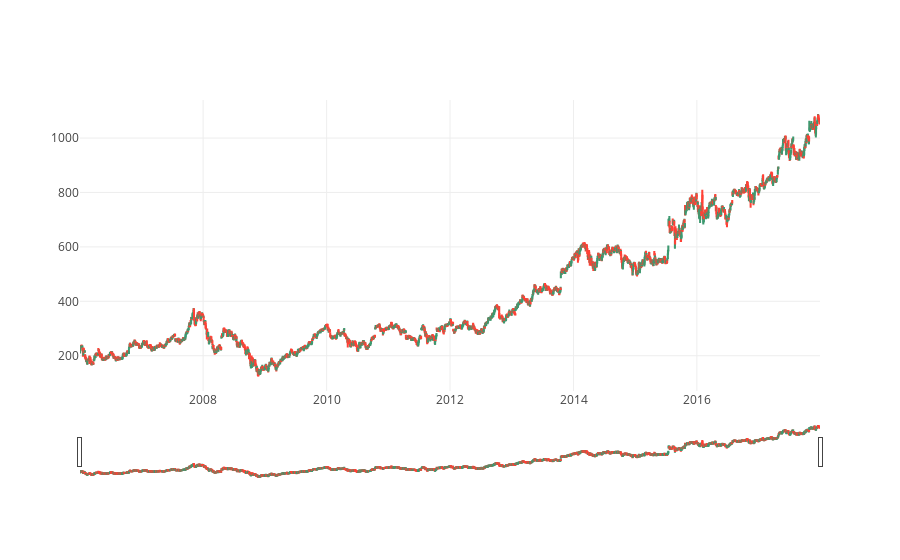

This figure's notebook cell:
### Code cell
# Candlestick chart of 2006-2018
trace = go.Candlestick(x=google.index,
                open=google.Open,
                high=google.High,
                low=google.Low,
                close=google.Close)
data = [trace]
iplot(data, filename='simple_candlestick')

### Figure 1 — Plotly figure (JSON) as saved in the notebook; plotly's stock layout.template omitted (floating-point values rounded to 4 significant figures; data arrays with more than 128 entries replaced by an {"elided": "..."} marker saying what was removed)
{"data": [{"close": {"elided": "3019 float values"}, "high": {"elided": "3019 float values"}, "low": {"elided": "3019 float values"}, "open": {"elided": "3019 float values"}, "type": "candlestick", "uid": "9a71a28d-9812-4b92-b893-3baa2f91d9ec", "x": {"elided": "3019 str values"}}], "layout": {}}
